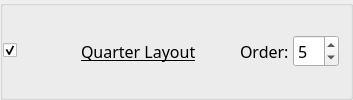
        <widget class="QGroupBox" name="GB_5_QuarterLayout">
         <property name="sizePolicy">
          <sizepolicy hsizetype="Preferred" vsizetype="Maximum">
           <horstretch>0</horstretch>
           <verstretch>0</verstretch>
          </sizepolicy>
         </property>
         <property name="title">
          <string/>
         </property>
         <property name="flat">
          <bool>true</bool>
         </property>
         <layout class="QGridLayout" name="gridLayout_32">
          <property name="leftMargin">
           <number>0</number>
          </property>
          <property name="horizontalSpacing">
           <number>4</number>
          </property>
          <item row="0" column="0">
           <widget class="QCheckBox" name="kcfg_quarterLayoutEnabled">
            <property name="accessibleName">
             <string>Quarter Layout</string>
            </property>
            <property name="checked">
             <bool>true</bool>
            </property>
           </widget>
          </item>
          <item row="0" column="1">
           <widget class="QToolButton" name="quarterLayoutPictogram">
            <property name="icon">
             <iconset theme="krohnkite-layout-quarter"/>
            </property>
            <property name="iconSize">
             <size><width>48</width><height>32</height></size>
            </property>
            <property name="minimumSize">
             <size><width>56</width><height>40</height></size>
            </property>
            <property name="maximumSize">
             <size><width>56</width><height>40</height></size>
            </property>
            <property name="autoRaise"><bool>true</bool></property>
            <property name="focusPolicy"><enum>Qt::FocusPolicy::NoFocus</enum></property>
            <property name="accessibleName"><string>Quarter Layout preview</string></property>
            <property name="styleSheet">
             <string notr="true">QToolButton { border: none; background: transparent; } QToolButton:hover { border: none; background: transparent; } QToolButton:pressed { border: none; background: transparent; }</string>
            </property>
           </widget>
          </item>
          <property name="topMargin">
           <number>0</number>
          </property>
          <property name="bottomMargin">
           <number>0</number>
          </property>
          <property name="verticalSpacing">
           <number>0</number>
          </property>
          <item row="0" column="5">
           <widget class="QSpinBox" name="kcfg_quarterLayoutOrder">
            <property name="font">
             <font>
              <family>Noto Sans</family>
              <pointsize>12</pointsize>
              <italic>false</italic>
              <bold>false</bold>
              <underline>false</underline>
             </font>
            </property>
            <property name="toolTip">
             <string>Order in layout rotation</string>
            </property>
            <property name="minimum">
             <number>1</number>
            </property>
            <property name="maximum">
             <number>12</number>
            </property>
            <property name="value">
             <number>5</number>
            </property>
           </widget>
          </item>
          <item row="0" column="3">
           <spacer name="horizontalSpacer_28">
            <property name="orientation">
             <enum>Qt::Orientation::Horizontal</enum>
            </property>
            <property name="sizeHint" stdset="0">
             <size>
              <width>40</width>
              <height>20</height>
             </size>
            </property>
           </spacer>
          </item>
          <item row="0" column="4">
           <widget class="QLabel" name="label_49">
            <property name="font">
             <font>
              <family>Noto Sans</family>
              <pointsize>12</pointsize>
              <italic>false</italic>
              <bold>false</bold>
              <underline>false</underline>
             </font>
            </property>
            <property name="text">
             <string>Order:</string>
            </property>
           </widget>
          </item>
          <item row="0" column="2">
           <widget class="QLabel" name="label_45">
            <property name="font">
             <font>
              <family>Noto Sans</family>
              <pointsize>12</pointsize>
              <italic>false</italic>
              <bold>false</bold>
              <underline>true</underline>
             </font>
            </property>
            <property name="text">
             <string>Quarter Layout</string>
            </property>
            <property name="margin">
             <number>0</number>
            </property>
            <property name="buddy">
             <cstring>kcfg_quarterLayoutEnabled</cstring>
            </property>
           </widget>
          </item>
          </layout>
        </widget>
